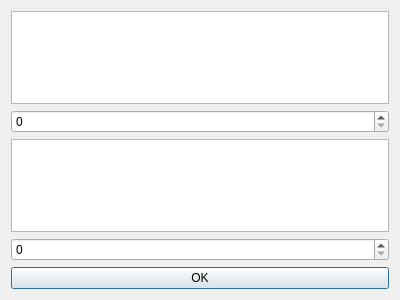
<?xml version="1.0" encoding="UTF-8"?>
<ui version="4.0">
 <class>PortConnecterChoice</class>
 <widget class="QDialog" name="PortConnecterChoice">
  <property name="geometry">
   <rect>
    <x>0</x>
    <y>0</y>
    <width>400</width>
    <height>300</height>
   </rect>
  </property>
  <property name="windowTitle">
   <string>PortConnecterChoice</string>
  </property>
  <layout class="QVBoxLayout" name="verticalLayout">
   <item>
    <widget class="QTextBrowser" name="textBrowserDisplayDevice1">
     <property name="html">
      <string>&lt;!DOCTYPE HTML PUBLIC &quot;-//W3C//DTD HTML 4.0//EN&quot; &quot;http://www.w3.org/TR/REC-html40/strict.dtd&quot;&gt;
&lt;html&gt;&lt;head&gt;&lt;meta name=&quot;qrichtext&quot; content=&quot;1&quot; /&gt;&lt;style type=&quot;text/css&quot;&gt;
p, li { white-space: pre-wrap; }
&lt;/style&gt;&lt;/head&gt;&lt;body style=&quot; font-family:'Ubuntu'; font-size:11pt; font-weight:400; font-style:normal;&quot;&gt;
&lt;p style=&quot;-qt-paragraph-type:empty; margin-top:0px; margin-bottom:0px; margin-left:0px; margin-right:0px; -qt-block-indent:0; text-indent:0px;&quot;&gt;&lt;br /&gt;&lt;/p&gt;&lt;/body&gt;&lt;/html&gt;</string>
     </property>
    </widget>
   </item>
   <item>
    <widget class="QSpinBox" name="spinBoxInterfaceDevice1"/>
   </item>
   <item>
    <widget class="QTextBrowser" name="textBrowserDisplayDevice2"/>
   </item>
   <item>
    <widget class="QSpinBox" name="spinBoxInterfaceDevice2"/>
   </item>
   <item>
    <widget class="QPushButton" name="pushButton">
     <property name="text">
      <string>OK</string>
     </property>
    </widget>
   </item>
  </layout>
 </widget>
 <resources/>
 <connections/>
</ui>
